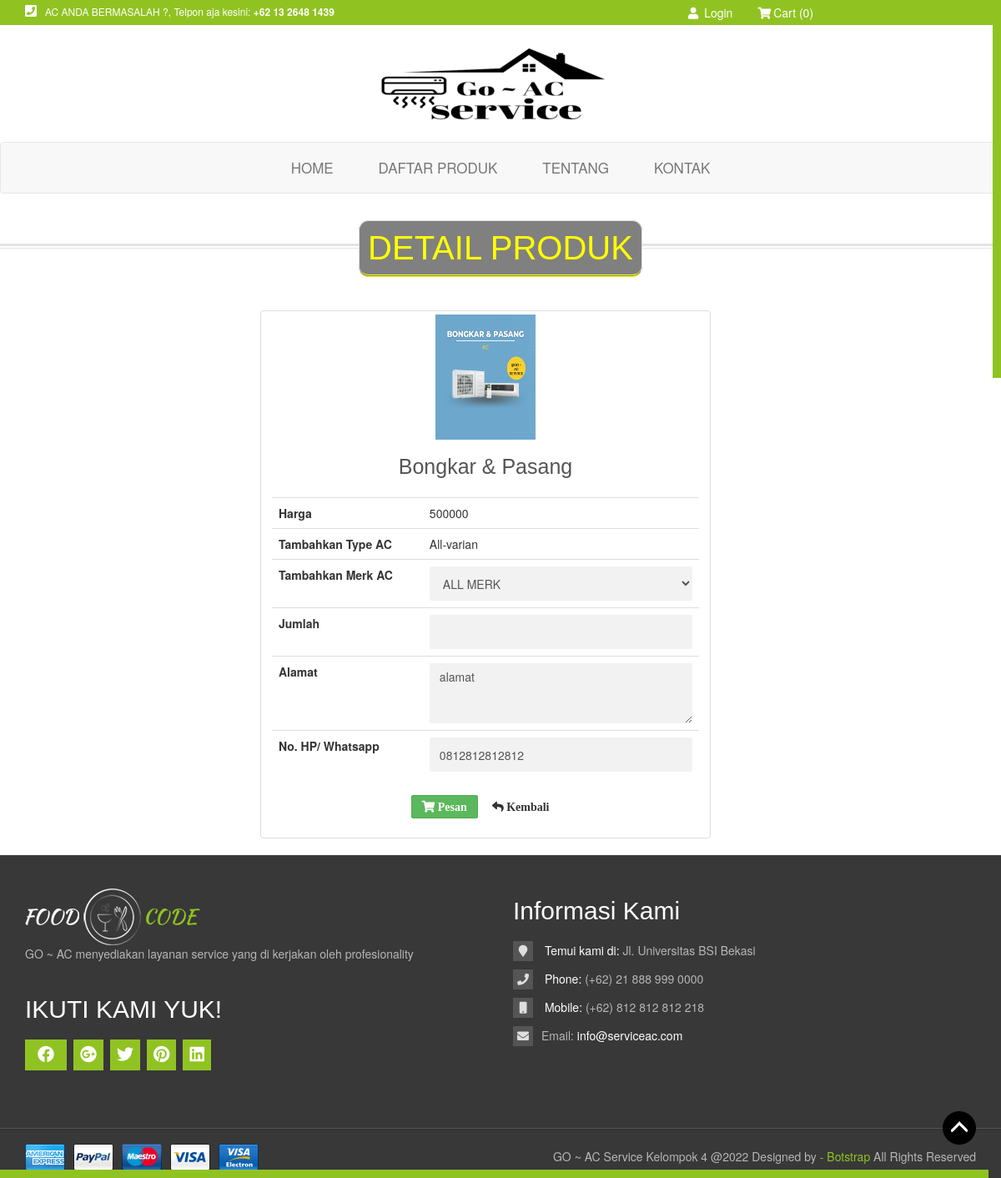
Page /daftar_produk/detail_produk/24 on the committed database.
### tables this page shows
CREATE TABLE `detail` (
  `id_detail` int(11) NOT NULL,
  `kode_produk` varchar(50) NOT NULL,
  `ukuran` varchar(20) NOT NULL,
  `toping` varchar(20) NOT NULL,
  `deskripsi` text DEFAULT NULL
);

CREATE TABLE `produk` (
  `id_produk` int(11) NOT NULL,
  `kode_produk` varchar(50) NOT NULL DEFAULT '',
  `nama_produk` varchar(50) NOT NULL,
  `harga` float NOT NULL,
  `image` text NOT NULL,
  `stok` int(5) NOT NULL,
  `terjual` int(11) NOT NULL
);

CREATE TABLE `user` (
  `id` int(11) NOT NULL,
  `nama` varchar(128) NOT NULL,
  `alamat` text NOT NULL,
  `email` varchar(128) NOT NULL,
  `username` varchar(50) NOT NULL,
  `image` varchar(128) NOT NULL,
  `password` varchar(256) NOT NULL,
  `role_id` int(11) NOT NULL,
  `is_active` int(1) NOT NULL,
  `no_telp` varchar(20) NOT NULL
);

### application/controllers/daftar_produk.php (called while the page is built, shortened)
<?php
class daftar_produk extends CI_Controller
{
	function __construct()
	{
		$this->load->model('m_login');
		$this->load->model('m_produk');
		$this->load->model('m_member');
	}
	function detail_produk()
	{
		$idprod = $this->uri->segment(3);
		$usrnm = $this->session->userdata('username_member');
		$queryfeature = "SELECT * FROM `produk` a LEFT JOIN `detail` b ON a.`kode_produk`=b.`kode_produk` LEFT JOIN `toping` c ON b.`toping`=c.`kode_toping` WHERE id_produk=$idprod";
		$qtoping = "SELECT * FROM toping ORDER BY nama_toping ASC";
		$querypil = "SELECT * FROM produk ORDER BY id_produk DESC LIMIT 1";
		$queryuser = "SELECT * FROM user WHERE username='$usrnm'";
		$prodfeature = $this->m_produk->customquery($queryfeature)->result();
		$prodpil = $this->m_produk->customquery($querypil)->result();
		$prodtop = $this->m_produk->customquery($qtoping)->result();
		$user = $this->m_member->customquery($queryuser)->result();
		$data = [
			'statusLogin' => "login",
			'namaUser' => $usrnm,
			'prodfeature' => $prodfeature,
			'prodpil' => $prodpil,
			'prodtop' => $prodtop,
			'user' => $user
		];
		$this->load->view('member/template/m_v_header');
		$this->load->view('member/template/m_v_topHeader', $data);
		$this->load->view('member/detail_produk', $data);
		$this->load->view('member/template/m_v_footer');
	}
}

### index.php (called while the page is built, shortened)
<?php
require_once BASEPATH.'core/CodeIgniter.php';

### application/models/M_produk.php (called while the page is built, shortened)
<?php
class M_produk extends CI_Model
{
    public function customquery($query){
		return $this->db->query($query);
    }
}

### application/models/M_member.php (called while the page is built, shortened)
<?php
class M_member extends CI_Model{
	public function customquery($query){
		return $this->db->query($query);
	}
}

### application/views/member/detail_produk.php (the view, shortened to what this page needs)
<div class="block-heading ">
    <h2 style="background:gray; color:yellow; padding:0.25em; border-radius:0.3em;border-bottom:3px double yellow ">DETAIL PRODUK</h2>
</div>
<div class="x_panel" align="center">
    <div class="x_content">
        <div class="row">
            <div class="col-md-12">
                <?php foreach ($prodfeature as $produk) { ?>
                    <?= form_open_multipart('pesanan/simpan/' . $produk->id_produk); ?>
                    <div class="col-sm-6 col-md-3">
                        <div class="thumbnail" style="height: auto; position: relative; left: 110%; width: 200%;">
                            <img src="<?php echo base_url(); ?>assets/uploads/pizza/<?= $produk->image; ?>" style="max-width:100%; max-height: 100%; height: 150px; width: 120px" />
                            <div class="caption">
                                <h5 style="min-height:40px;" align="center"><?= $produk->nama_produk; ?></h5>
                                <center>
                                    <table class="table table-stripped" align="center">
                                        <tr>
                                            <th nowrap>Harga </th>
                                            <td nowrap><?= $produk->harga; ?> <input type="hidden" name="harga" value="<?= $produk->harga; ?>"></td>
                                        </tr>
                                        <tr>
                                            <th nowrap>Tambahkan Type AC </th>
                                            <td><?= $produk->ukuran; ?><input type="hidden" name="ukuran" value="<?= $produk->ukuran; ?>"></td>
                                        </tr>
                                        <tr>
                                            <th nowrap>Tambahkan Merk AC </th>
                                            <td>
                                                <select name="toping" id="toping" class="form-control">
                                                    <?php foreach ($prodtop as $toping) { ?>
                                                        <option value="<?= $toping->id_toping; ?>"><?= $toping->nama_toping; ?></option>
                                                    <?php } ?>
                                                </select>
                                            </td>
                                        </tr>
                                        <tr>
                                            <th nowrap>Jumlah</th>
                                            <td>
                                                <input type="number" name="jumlah" class="form-control">
                                        </tr>
                                        <tr>
                                            <th nowrap>Alamat</th>
                                            <?php foreach ($user as $u) { ?>
                                                <td>
                                                    <textarea name="alamat" id="alamat" class="form-control" cols="30" rows="3"><?= $u->alamat; ?></textarea>
                                                </td>
                                            <?php } ?>
                                        </tr>
                                        <tr>
                                            <th nowrap>No. HP/ Whatsapp</th>
                                            <?php foreach ($user as $u) { ?>
                                                <td><input type="text" class="form-control" name="nohp" value="<?= $u->no_telp; ?>"></td>
                                            <?php } ?>
                                        </tr>
                                    </table>
                                </center>
                                <p>
                                    <button type="submit" class="btn btn-success btn-md fas fw fa-shopping-cart"> Pesan</button>
                                    <span class="btn btn-outline-secondary fas fw fa-reply" onclick="window.history.go(-1)"> Kembali</span>
                                </p>
                            </div>
                        <?php } ?>
                        </div>
                    </div>
                    </form>
            </div>
        </div>
    </div>
</div>

### assets/css/style.css (style rules this page uses)
h1,h2,h3,h4,h5,h6 { font-family: 'Yanone Kaffeesatz', sans-serif;color: #555 }
h2 { font-size: 40px; }
h5 { font-size: 25px; }
.block-heading { background-image: url("../images/titleBorder.png"); background-repeat: repeat-x; height: 20px; margin: 60px 0; text-align: center; }
.block-heading h2 { background: #fff; display: inline-block; color: #000; margin-top: -28px; padding: 5px 30px 10px 30px; border: 1px solid #dedede; }

### application/views/member/template/m_v_header.php (style rules this page uses)
.form-control { min-height: 41px; background: #f2f2f2; box-shadow: none !important; border: transparent; }
.form-control, .btn { border-radius: 2px; }

### rows in the picture
detail: produk.image (picture), produk.nama_produk "Bongkar & Pasang", produk.harga "500000", ukuran "All-varian"
user: alamat "alamat", nohp "0812812812812"

### other values in the picture
form field toping "ALL MERK"
